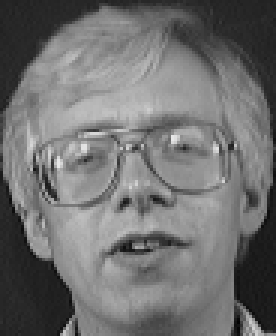
#> input picture scripts/att_faces/s02/1.pgm, 92 x 112 px (shown 3 times larger); its folder holds only this picture in this run
$ python example_eigenfaces.py att_faces/s02/1.pgm   (older library calls are emulated)
#> lines starting #> are read from the running program, lines starting #| are printed output that depends on the picture
### tinyfacerec/util.py
import os, sys
import numpy as np
import PIL.Image as Image

def normalize(X, low, high, dtype=None):
	X = np.asarray(X)
	minX, maxX = np.min(X), np.max(X)
	# normalize to [0...1].
	X = X - float(minX)
	X = X / float((maxX - minX))
	# scale to [low...high].
	X = X * (high-low)
	X = X + low
	if dtype is None:
		return np.asarray(X)
	return np.asarray(X, dtype=dtype)

def read_images(path, sz=None):
#> called with path = 'att_faces'
	c = 0
	X,y = [], []
	for dirname, dirnames, filenames in os.walk(path):
		for subdirname in dirnames:
			subject_path = os.path.join(dirname, subdirname)
			for filename in os.listdir(subject_path):
				try:
					im = Image.open(os.path.join(subject_path, filename))
#> im is the input picture: PIL image 92x112 L; min 3, max 231, mean 112
					im = im.convert("L")
					# resize to given size (if given)
					if (sz is not None):
						im = im.resize(sz, Image.ANTIALIAS)
					X.append(np.asarray(im, dtype=np.uint8))
					y.append(c)
				except IOError as e:
					print ("I/O error({0}): {1}".format(e.errno, e.strerror))
				except:
					print ("Unexpected error:", sys.exc_info()[0])
					raise
			c = c+1
	return [X,y]

def asRowMatrix(X):
	if len(X) == 0:
		return np.array([])
	mat = np.empty((0, X[0].size), dtype=X[0].dtype)
	for row in X:
		mat = np.vstack((mat, np.asarray(row).reshape(1,-1)))
	return mat

# [7 lines left out: function asColumnMatrix, not called in this run]

### tinyfacerec/subspace.py
import numpy as np

# [9 lines left out: functions project, reconstruct, not called in this run]

def pca(X, y, num_components=0):
#> called with X = array of shape (2, 10304), num_components = 0
	[n,d] = X.shape

	if (num_components <= 0) or (num_components>n):
		num_components = n
	mu = X.mean(axis=0)
	X = X - mu
	if n>d:
		C = np.dot(X.T,X)
		[eigenvalues,eigenvectors] = np.linalg.eigh(C)
	else:
		C = np.dot(X,X.T)
		[eigenvalues,eigenvectors] = np.linalg.eigh(C)
		eigenvectors = np.dot(X.T,eigenvectors)
		for i in range(n):
			eigenvectors[:,i] = eigenvectors[:,i]/np.linalg.norm(eigenvectors[:,i])
	# or simply perform an economy size decomposition
	# eigenvectors, eigenvalues, variance = np.linalg.svd(X.T, full_matrices=False)
	# sort eigenvectors descending by their eigenvalue
	idx = np.argsort(-eigenvalues)
	eigenvalues = eigenvalues[idx]
	eigenvectors = eigenvectors[:,idx]
	# select only num_components
	eigenvalues = eigenvalues[0:num_components].copy()
	eigenvectors = eigenvectors[:,0:num_components].copy()
	return [eigenvalues, eigenvectors, mu]

# [29 lines left out: functions lda, fisherfaces, not called in this run]

### tinyfacerec/visual.py
import numpy as np
import matplotlib.pyplot as plt
import matplotlib.cm as cm

def create_font(fontname='Tahoma', fontsize=10):
	return { 'fontname': fontname, 'fontsize':fontsize }

def subplot(title, images, rows, cols, sptitle="subplot", sptitles=[], colormap=cm.gray, ticks_visible=True, filename=None):
	fig = plt.figure()
	# main title
	fig.text(.5, .95, title, horizontalalignment='center')
	for i in range(len(images)):
		ax0 = fig.add_subplot(rows,cols,(i+1))
		plt.setp(ax0.get_xticklabels(), visible=False)
		plt.setp(ax0.get_yticklabels(), visible=False)
		if len(sptitles) == len(images):
			plt.title("%s #%s" % (sptitle, str(sptitles[i])), create_font('Tahoma',10))
		else:
			plt.title("%s #%d" % (sptitle, (i+1)), create_font('Tahoma',10))
		plt.imshow(np.asarray(images[i]), cmap=colormap)
	if filename is None:
		plt.show()
	else:
		fig.savefig(filename)

# [8 lines left out: function imsave, not called in this run]

### scripts/example_eigenfaces.py
import sys
# append tinyfacerec to module search path
sys.path.append("..")
# import numpy and matplotlib colormaps
import numpy as np
# import tinyfacerec modules
from tinyfacerec.subspace import pca
from tinyfacerec.util import normalize, asRowMatrix, read_images
from tinyfacerec.visual import subplot

'''
if __name__ == '__main__':

   if len(sys.argv) != 2:
      print ("USAGE: example_eigenfaces.py </path/to/images>")
      sys.exit()
'''
    # read images
[X,y] = read_images('att_faces')

# perform a full pca
[D, W, mu] = pca(asRowMatrix(X), y)

import matplotlib.cm as cm

# turn the first (at most) 16 eigenvectors into grayscale
# images (note: eigenvectors are stored by column!)
E = []
my_cnt = 0
for i in range(min(len(X), 400)):
    e = W[:,i].reshape(X[0].shape)

    if i % 10 == 0 and i != 0:
        subplot(title="Eigenfaces AT&T Facedatabase", images=E, rows=3, cols=4, sptitle="Eigenface", colormap=cm.gray, filename="python_pca_eigenfaces" + str(my_cnt) + ".png")
        E = []
        my_cnt += 1
    E.append(normalize(e,0,255))
#> this loop made 2 passes
#> pass 1, `e = W[:,i].reshape(X[0].shape)`:
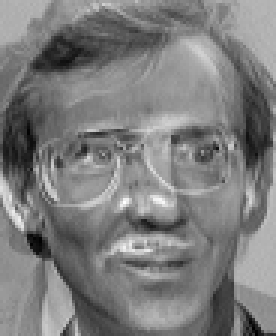
#> e: shape (112, 92) float64 (shown 3 times larger); min -0.0307, max 0.0339, mean 0.00111; drawn with min black and max white
#> after the loop:
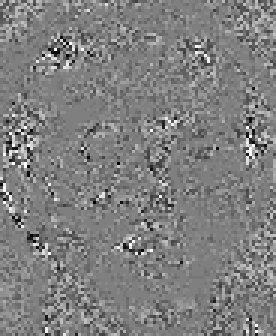
#> e: shape (112, 92) float64 (shown 3 times larger); min -0.0428, max 0.0428, mean 0.000111; drawn with min black and max white
    # plot them and store the plot to "python_eigenfaces.pdf"


from tinyfacerec.subspace import project, reconstruct

# reconstruction steps
steps=[i for i in range(10, min(len(X), 320), 20)]
E = []
for i in range(min(len(steps), 16)):
    numEvs = steps[i]
    P = project(W[:,0:numEvs], X[0].reshape(1,-1), mu)
    R = reconstruct(W[:,0:numEvs], P, mu)
    # reshape and append to plots
    R = R.reshape(X[0].shape)
    E.append(normalize(R,0,255))
# plot them and store the plot to "python_reconstruction.pdf"
subplot(title="Reconstruction AT&T Facedatabase", images=E, rows=4, cols=4, sptitle="Eigenvectors", sptitles=steps, colormap=cm.gray, filename="python_pca_reconstruction.png")
